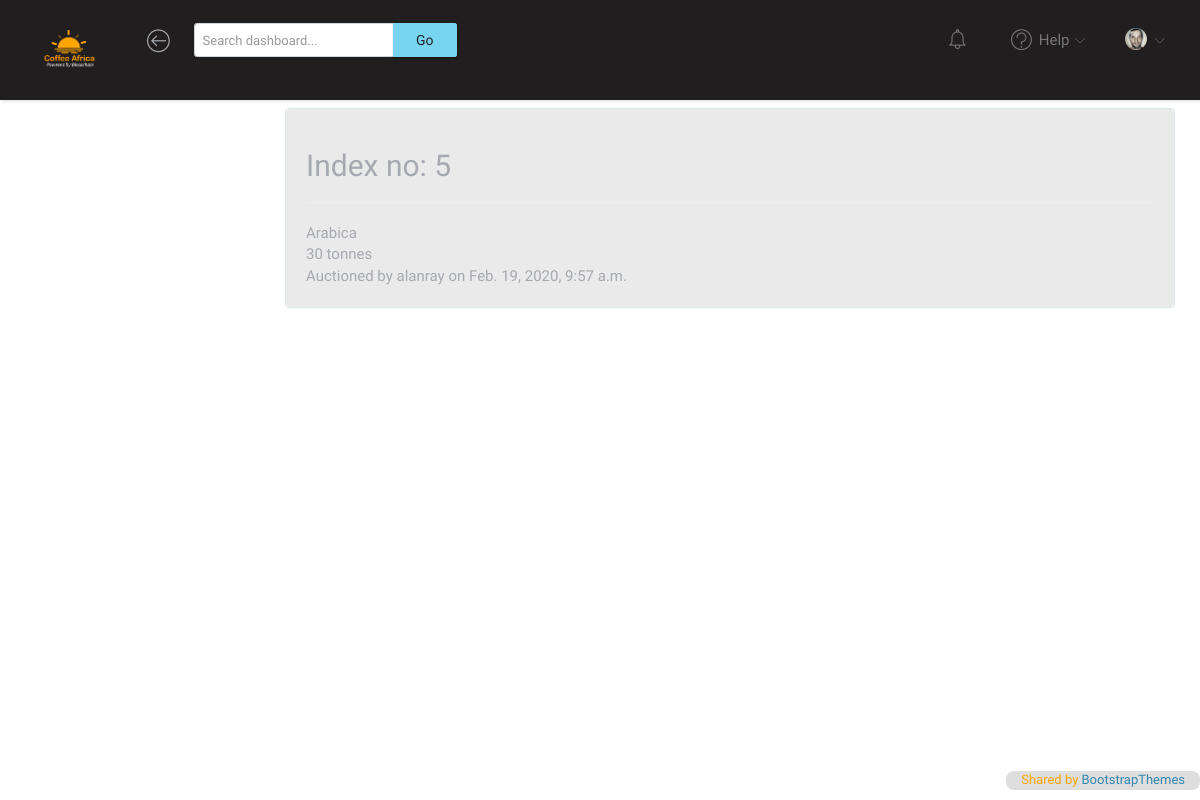
/transactions/auction_history/Fountain Factory/, run on an earlier commit of the app's database.
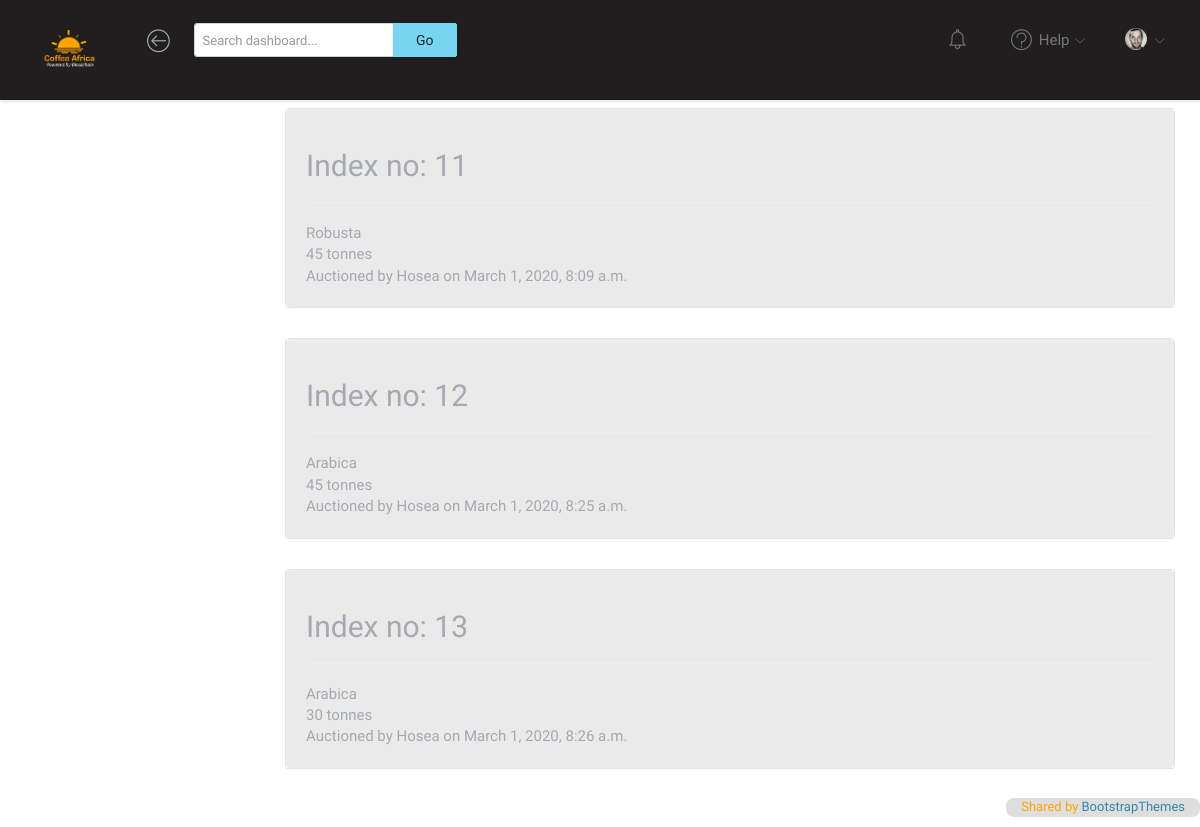
And on a later commit of the database.
### backup/models.py (models this page shows, shortened)
class BackAuction(models.Model):
    factory = models.ForeignKey(SellerFactory, on_delete=models.DO_NOTHING)
    employee = models.ForeignKey(SellerFactoryEmployee, on_delete=models.DO_NOTHING)
    date = models.DateTimeField(auto_now_add=True)
    tonnes = models.IntegerField()
    parent_id = models.IntegerField(default=0)
    tonnes_left = models.IntegerField(null=True)
    price_per_tonne = models.IntegerField()
    date_harvested = models.DateField()
    COFFEE_TYPES = [("Arabica", "Arabica"), ("Robusta", "Robusta")]
    STATUS = [
        ("Washed", "Washed"),
        ("semi-washed", "semi-washed"),
        ("honey", "honey"),
        ("natural", "natural"),
    ]
    BEAN_SIZE = [("small", "small"), ("medium", "medium"), ("large", "large")]
    bean_size = models.CharField(max_length=20, choices=BEAN_SIZE, default="small")
    status = models.CharField(max_length=20, choices=STATUS, default="Washed")
    tempreture = models.CharField(max_length=12, default="Not Provided")
    description = models.TextField(default="")
    humidity = models.CharField(max_length=12, default="Not Provided")
    soil_ph = models.CharField(max_length=12, default="Not Provided")
    coffee_type = models.CharField(
        choices=COFFEE_TYPES, max_length=10, default="Arabica"
    )
    date_placed = models.DateTimeField(auto_now_add=True, null=True)
    verified = models.BooleanField(default=False)

### accounts/models.py (models this page shows)
class SellerFactoryEmployee(models.Model):
    user = models.OneToOneField(User, on_delete=models.CASCADE)
    factory = models.ForeignKey(
        SellerFactory, on_delete=models.CASCADE, null=False, blank=False
    )
    profile_picture = models.ImageField(blank=True, null=True)
    def __str__(self):
        return self.user.username

### transactions/views.py (the view)
class ShowAuctionHistory(View):
    def get(self, request, factory_name, *args, **kwargs):
        auctions = BackAuction.objects.filter(
            factory=SellerFactory.objects.get(factory_name=factory_name)
        )
        if not auctions:
            auctions = Auction.objects.filter(
                factory=SellerFactory.objects.get(factory_name=factory_name)
            )
        context = {"auctions": auctions}
        return render(request, "auction_history.html", context)

### transactions/templates/auction_history.html (shortened to what this page needs)
{% extends 'base.html' %}
{% block style %}
{% load static %}
<link rel="stylesheet" href="{% static 'toastr/toastr.min.css' %}">
{% endblock style %}
{% block content %} {% load static %}
<div class="main">
    <div class="main-content">
        <div class="container-fluid" style="background-color: transparent;">
            {%for auction in auctions%}
            <div class="dark-l">
                <div class="metric">
                    <h2>
                        Index no: {{auction.pk}}
                    </h2>
                    <hr>
                    {{auction.coffee_type}} <br>
                    {{auction.tonnes}} tonne{{auction.tonnes | pluralize}} <br>
                    Auctioned by {{auction.employee}} on {{auction.date}} <br>
                </div>
            </div>
            {%endfor%}
        </div>
    </div>
</div>
{%endblock content%}

### templates/base.html (shortened to what this page needs)
{% load static %}
<!DOCTYPE html>
<html lang="en">
<head>
  {% block style %} {% endblock style %}
  <link rel="stylesheet" href="{% static 'toastr/toastr.min.css' %}">
  <link rel="stylesheet" href="{% static 'assets/css/mine.css'%}">
  <link rel="stylesheet" href="{% static 'assets/vendor/bootstrap/css/bootstrap.min.css' %}" />
  <link rel="stylesheet" href="{% static 'assets/vendor/font-awesome/css/font-awesome.min.css' %}" />
  <link rel="stylesheet" href="{% static 'assets/vendor/linearicons/style.css' %}" />
  <link rel="stylesheet" href="{% static 'assets/vendor/chartist/css/chartist-custom.css' %}" />
  <link rel="stylesheet" href="{% static 'assets/css/main.css' %}" />
  <link rel="stylesheet" href="{% static 'homepage/css/flaticon.css' %}" />
  <link rel="stylesheet" href="{% static 'homepage/css/open-iconic-bootstrap.min.css' %}">
  <link rel="stylesheet" href="{% static 'homepage/css/animate.css' %}">
  <link rel="stylesheet" href="{% static 'homepage/css/owl.carousel.min.css' %}">
  <link rel="stylesheet" href="{% static 'homepage/css/owl.theme.default.min.css' %}">
  <link rel="stylesheet" href="{% static 'homepage/css/magnific-popup.css' %}">
  <link rel="stylesheet" href="{% static 'homepage/css/aos.css' %}">
  <link rel="stylesheet" href="{% static 'homepage/css/ionicons.min.css' %}">
  <link rel="stylesheet" href="{% static 'homepage/css/bootstrap-datepicker.css' %}">
  <link rel="stylesheet" href="{% static 'homepage/css/jquery.timepicker.css' %}">
  <link rel="stylesheet" href="{% static 'homepage/css/flaticon.css' %}">
  <link rel="stylesheet" href="{% static 'assets/css/mine.css'%}">
</head>
<body>
  <div id="wrapper">
    {% include 'navbar.html' %}
    {% include 'sidebar.html' %}
    {% block content %}{% endblock content %}
    <div class="clearfix"></div>
    <footer>
      <div class="container-fluid dark">
        <p class="copyright orange">
          Shared by <a href="https://bootstrapthemes.co">BootstrapThemes</a>
        </p>
      </div>
    </footer>
  </div>
</body>
</html>

### templates/navbar.html (shortened to what this page needs)
{% load static %}
<nav class="navbar navbar-default navbar-fixed-top" style="background-color: rgb(32, 30, 30);">
  <div class="brand orange" style="background-color: transparent;">
    <a class="title orange" href="{%url 'accounts:homepage'%}"><img src="{% static 'custom_images/LOGO.png'%}"
        height="40" alt=""></a>
  </div>
  <div class="container-fluid">
    <div class="navbar-btn">
      <button type="button" class="btn-toggle-fullwidth">
        <i class="lnr lnr-arrow-left-circle"></i>
      </button>
    </div>
    <form class="navbar-form navbar-left">
      <div class="input-group">
        <input type="text" value="" class="form-control" placeholder="Search dashboard..." />
        <span class="input-group-btn"><button type="button" class="btn btn-primary">Go</button></span>
      </div>
    </form>
    <div id="navbar-menu">
      <ul class="nav navbar-nav navbar-right">
        <li class="dropdown">
          <a href="#" class="dropdown-toggle icon-menu" data-toggle="dropdown">
            <i class="lnr lnr-alarm"></i>
          </a>
        </li>
        <li class="dropdown">
          <a href="#" class="dropdown-toggle" data-toggle="dropdown"><i class="lnr lnr-question-circle"></i>
            <span>Help</span>
            <i class="icon-submenu lnr lnr-chevron-down"></i></a>
        </li>
        <li class="dropdown">
          <a href="#" class="dropdown-toggle" data-toggle="dropdown"><img src="{% static 'assets/img/user.png' %}"
              class="img-circle" alt="Avatar" />
            <i class="icon-submenu lnr lnr-chevron-down"></i></a>
        </li>
      </ul>
    </div>
  </div>
</nav>

### templates/sidebar.html (shortened to what this page needs)
{% load static %}
<link rel="stylesheet" href="{%static 'assets/css/mine.css'%}">

### static/assets/css/mine.css (style rules this page uses)
body { background: url(../../homepage/images/bg_4.jpg) repeat fixed; }
.dark { background-color: rgba(43, 41, 41, 0.151); border-radius: 8px; }
.dark-l { background-color: rgba(51, 50, 49, 0.103); border-radius: 8px; }
.orange { color: orange; }
.title { font-size: 150%; }

### static/assets/css/main.css (style rules this page uses)
html { position: relative; min-height: 100%; }
body { font-family: "Source Sans Pro", sans-serif; font-size: 15px; color: #a6a9af; }
a { color: #3287B2; }
footer { position: absolute; bottom: 0; right: 0; padding-top: 15px; padding-bottom: 10px; }
.copyright { margin-bottom: 0; text-align: right; font-size: 13px; }
#wrapper .main { -webkit-transition: all 0.3s ease-in-out; -moz-transition: all 0.3s ease-in-out; -ms-transition: all 0.3s ease-in-out; -o-transition: all 0.3s ease-in-out; transition: all 0.3s ease-in-out; width: calc(100% - 260px); left: 0; position: relative; float: right; }
#wrapper #sidebar-nav, #wrapper .main { padding-top: 80px; }
.main-content { padding: 28px 10px; }
.navbar-default { -webkit-transition: all 0.3s ease-in-out; -moz-transition: all 0.3s ease-in-out; -ms-transition: all 0.3s ease-in-out; -o-transition: all 0.3s ease-in-out; transition: all 0.3s ease-in-out; -moz-box-shadow: 1px 2px 3px rgba(0, 0, 0, 0.1); -webkit-box-shadow: 1px 2px 3px rgba(0, 0, 0, 0.1); box-shadow: 1px 2px 3px rgba(0, 0, 0, 0.1); -webkit-border-radius: 0; -moz-border-radius: 0; border-radius: 0; padding: 0; margin: 0; border: none; background-color: #fff; }
.navbar-default .brand { float: left; padding: 30px 39px; background-color: #fff; }
.navbar-btn { float: left; padding: 16px 0; }
.navbar-btn button { font-size: 24px; padding: 4px 8px; line-height: .7; border: none; background: none; outline: none; }
.navbar-form { padding: 15px; border: 0; }
.navbar-form input[type="text"] { min-width: 200px; }
.navbar-nav .icon-menu { display: inline-block; vertical-align: middle; *vertical-align: auto; *zoom: 1; *display: inline; padding-top: 28px; padding-bottom: 28px; position: relative; }
.navbar-nav > li > a { padding: 28px 20px; }
.navbar-nav > li > a > i { font-size: 22px; margin-right: 2px; vertical-align: middle; }
.navbar-nav > li > a > i.icon-submenu { margin-left: 2px; margin-right: 0; font-size: 10px; position: relative; top: 2px; }
.navbar-nav > li > a > span { position: relative; top: 2px; }
.navbar-nav > li > a img { width: 22px; margin-right: 2px; }
@media screen and (min-width: 768px) { .navbar-nav.navbar-right { margin-right: 0; } }
.form-control { display: block; width: 100%; padding: 0.375rem 0.75rem; font-size: 1.3rem; line-height: 1.5; color: #495057; background-color: #fff; background-clip: padding-box; border: 1px solid #ced4da; border-radius: 0.25rem; -webkit-transition: border-color 0.15s ease-in-out, -webkit-box-shadow 0.15s ease-in-out; transition: border-color 0.15s ease-in-out, -webkit-box-shadow 0.15s ease-in-out; -o-transition: border-color 0.15s ease-in-out, box-shadow 0.15s ease-in-out; transition: border-color 0.15s ease-in-out, box-shadow 0.15s ease-in-out; transition: border-color 0.15s ease-in-out, box-shadow 0.15s ease-in-out, -webkit-box-shadow 0.15s ease-in-out; }
.input-group { -moz-box-shadow: 0px 1px 2px 0 rgba(0, 0, 0, 0.1); -webkit-box-shadow: 0px 1px 2px 0 rgba(0, 0, 0, 0.1); box-shadow: 0px 1px 2px 0 rgba(0, 0, 0, 0.1); }
.input-group .form-control, .input-group-addon, .input-group-btn { -moz-box-shadow: none; -webkit-box-shadow: none; box-shadow: none; }
.btn { -webkit-border-radius: 2px; -moz-border-radius: 2px; border-radius: 2px; -moz-box-shadow: 0px 1px 2px 0 rgba(0, 0, 0, 0.2); -webkit-box-shadow: 0px 1px 2px 0 rgba(0, 0, 0, 0.2); box-shadow: 0px 1px 2px 0 rgba(0, 0, 0, 0.2); padding: 6px 22px; }
.btn-primary { color: #212529; background-color: #78d5ef; border-color: #78d5ef; }
.metric { -webkit-border-radius: 3px; -moz-border-radius: 3px; border-radius: 3px; padding: 20px; margin-bottom: 30px; border: 1px solid #DCE6EB; }

What changed in the data, as far as the page shows it:
removed BackAuction: pk "5", coffee_type "Arabica", tonnes "30", tonnes|pluralize "s", employee "alanray", date "Feb. 19, 2020, 9:57 a.m."
added BackAuction: pk "11", coffee_type "Robusta", tonnes "45", tonnes|pluralize "s", employee "Hosea", date "March 1, 2020, 8:09 a.m."
added BackAuction: pk "12", coffee_type "Arabica", tonnes "45", tonnes|pluralize "s", employee "Hosea", date "March 1, 2020, 8:25 a.m."
added BackAuction: pk "13", coffee_type "Arabica", tonnes "30", tonnes|pluralize "s", employee "Hosea", date "March 1, 2020, 8:26 a.m."
